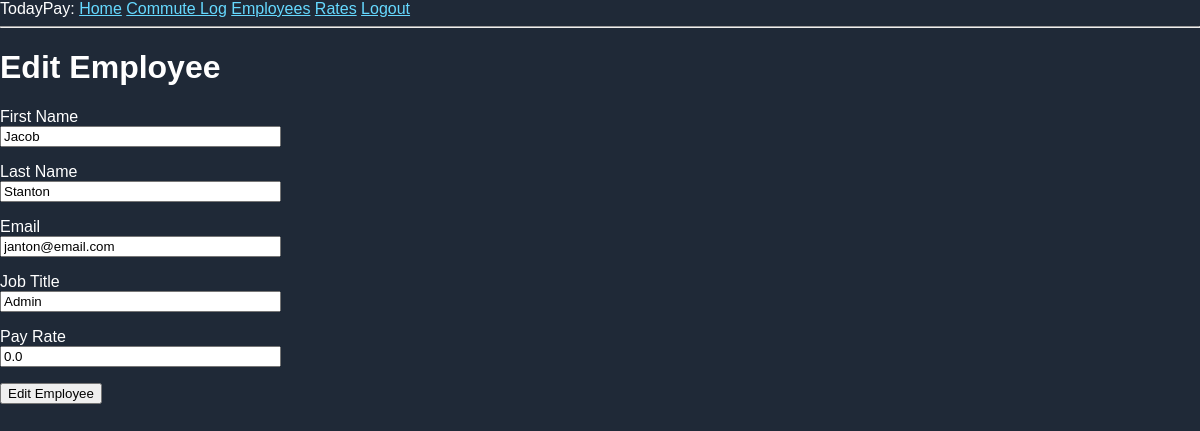
The app's page /employee/2/edit (signed in), older data.
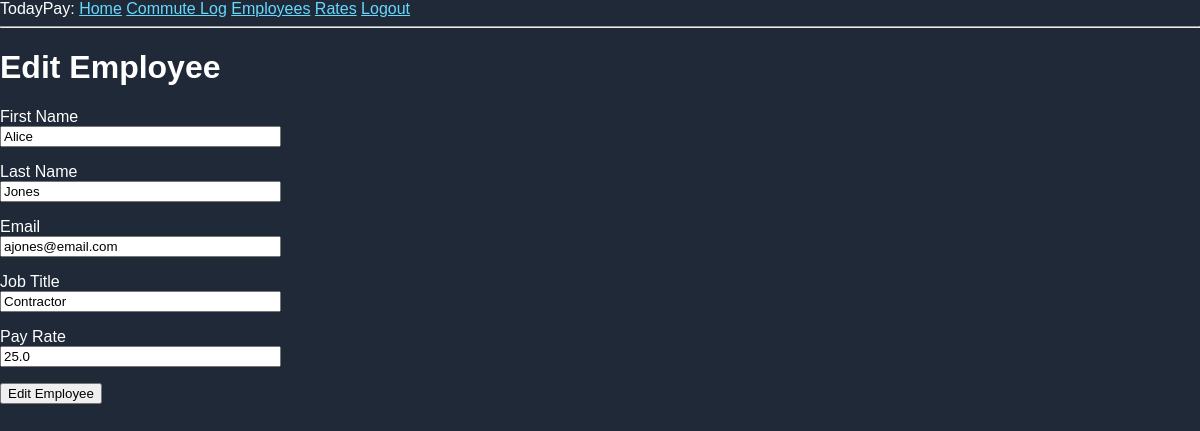
The same page, newer data.
### app/models.py (models this page shows, shortened)
class Employee(db.Model):
    id: so.Mapped[int] = so.mapped_column(primary_key=True)
    first_name: so.Mapped[str] = so.mapped_column(sa.String(64))
    last_name: so.Mapped[str] = so.mapped_column(sa.String(64))
    email: so.Mapped[str] = so.mapped_column(sa.String(64), unique=True)
    job_title: so.Mapped[Optional[str]] = so.mapped_column(sa.String(64))
    pay_rate: so.Mapped[float] = so.mapped_column(sa.Float, server_default="0.0")
    is_active: so.Mapped[bool] = so.mapped_column(sa.Boolean, server_default=sa.true())
    user_id: so.Mapped[int] = so.mapped_column(sa.ForeignKey("user.id"), index=True)
    user: so.Mapped["User"] = so.relationship(back_populates="employee")
    commute_logs: so.Mapped[list["CommuteLog"]] = so.relationship(back_populates="employee")
    rates: so.Mapped["Rates"] = so.relationship(back_populates="employee")

### app/routes.py (the view, shortened to what this page needs)
@app.route('/employee/<int:id>/edit', methods=['GET', 'POST'])
@login_required
def editEmployee(id):
    if not current_user.is_manager:
        abort(403)
    employee = Employee.query.filter_by(id=id).first()
    form = editEmployeeForm(obj=employee)
    return render_template(
            'editEmployee.html', title='Edit Employee', form=form, employee=employee)

### app/forms.py
class editEmployeeForm(FlaskForm):
    first_name = StringField('First Name', validators=[DataRequired()])
    last_name = StringField('Last Name', validators=[DataRequired()])
    email = StringField('Email', validators=[DataRequired()])
    job_title = StringField('Job Title')
    pay_rate = FloatField('Pay Rate')
    submit = SubmitField('Edit Employee')

### app/models.py (called while the page is built)
@login.user_loader
def load_user(id):
    return db.session.get(User, int(id))

    @property
    def is_manager(self):
        return self.role in ("manager", "admin")

    @property
    def is_employee(self):
        return self.role in ("employee", "admin")

### app/templates/editEmployee.html (shortened to what this page needs)
{% extends "base.html" %}
{% block content %}
<h1>Edit Employee</h1>
<form method="post">
	<p>
	    {{ form.first_name.label }}<br>
	    {{ form.first_name(size=32) }}
	</p>
	<p>
	    {{ form.last_name.label }}<br>
	    {{ form.last_name(size=32) }}
	</p>
	<p>
	    {{ form.email.label }}<br>
	    {{ form.email(size=32) }}
	</p>
	<p>
	    {{ form.job_title.label }}<br>
	    {{ form.job_title(size=32) }}
	</p>
	<p>
	    {{ form.pay_rate.label }}<br>
	    {{ form.pay_rate(size=32) }}
	</p>
	<p>{{ form.submit() }}</p>
    </form>
{% endblock %}

Row changes from the older to the newer data that the page shows:
changed Employee: first_name "Jacob" → "Alice"; last_name "Stanton" → "Jones"; email "janton@email.com" → "ajones@email.com"; job_title "Admin" → "Contractor"; pay_rate "0.0" → "25.0"
